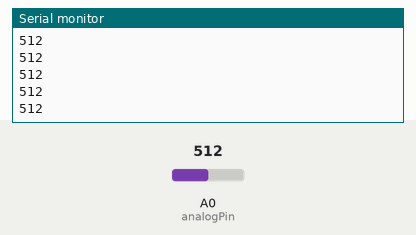
Recording of a sketch running on a simulated Arduino Uno, built with avr-gcc and run on an emulated ATmega328P. Shown: the last lines printed to the serial monitor. The inputs (shaded band) are chosen by the test bench; at power-on: A0 (analogPin) = 512.

Above: at 1.2 s.
1.3 s: A0 (analogPin) set to 716
At 1.9 s:
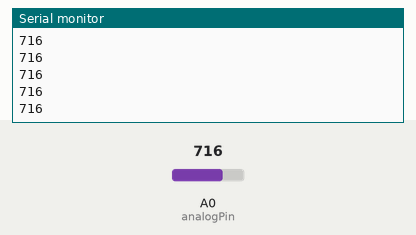
2.8 s: A0 (analogPin) set to 900
At 3.7 s:
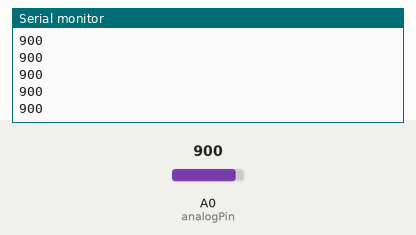
Timing chart, 0 to 5.8 s (numbered marks = the images above; inputs shaded):
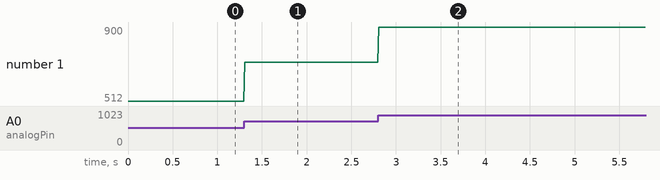

Measured:
- after the input at 1.3 s, the serial monitor: prints a new line at once (image 1)
- after the input at 2.8 s, the serial monitor: prints a new line at once (image 2)
- plotted number 1: 512 → 716 after the input at 1.3 s, 716 → 900 after the input at 2.8 s

The sketch:

arduino_sender.ino
```cpp
int analogPin = 14;
int data = 0;

void setup() {
  // put your setup code here, to run once:
  Serial.begin(115200);
}

void loop() {
  // put your main code here, to run repeatedly:
  data = analogRead(analogPin);
  Serial.println(data);
  delay(10);
}
```
